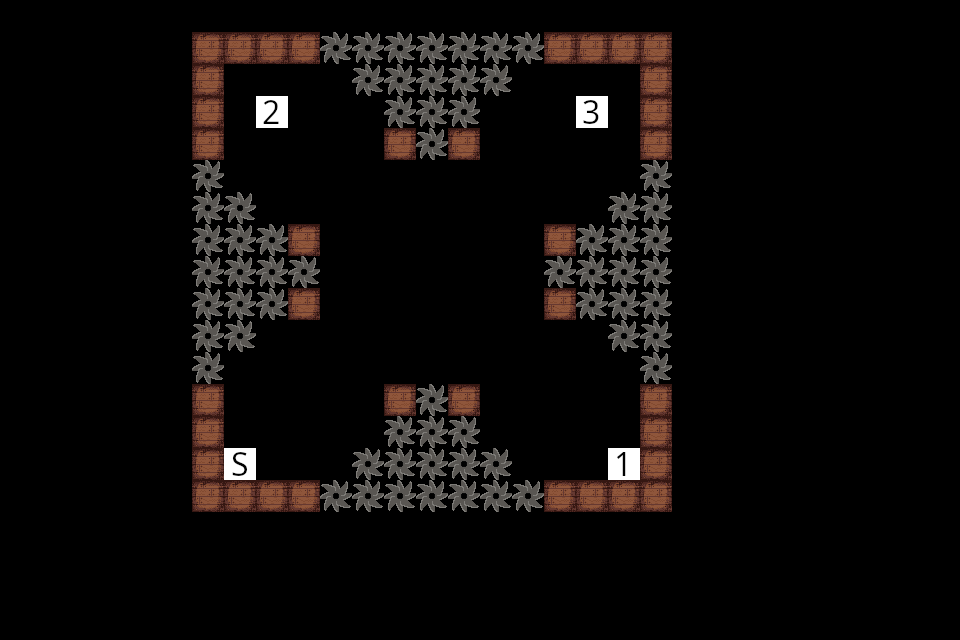

Tiled map render using the project's own tile images. Description and the whole map definition, tile-layer contents included, below:
An orthogonal 30x20 tile map with 32x32 px tiles, 1 tile layer (Tile Layer 1).

<map version="1.10" tiledversion="1.10.2" orientation="orthogonal" renderorder="right-down" width="30" height="20" tilewidth="32" tileheight="32" infinite="0" nextlayerid="2" nextobjectid="1">
 <tileset firstgid="1" source="tiles.tsx" />
 <layer id="1" name="Tile Layer 1" width="30" height="20">
  <data encoding="csv">
0,0,0,0,0,0,0,0,0,0,0,0,0,0,0,0,0,0,0,0,0,0,0,0,0,0,0,0,0,0,
0,0,0,0,0,0,2,2,2,2,4,4,4,4,4,4,4,2,2,2,2,0,0,0,0,0,0,0,0,0,
0,0,0,0,0,0,2,0,0,0,0,4,4,4,4,4,0,0,0,0,2,0,0,0,0,0,0,0,0,0,
0,0,0,0,0,0,2,0,102,0,0,0,4,4,4,0,0,0,103,0,2,0,0,0,0,0,0,0,0,0,
0,0,0,0,0,0,2,0,0,0,0,0,2,4,2,0,0,0,0,0,2,0,0,0,0,0,0,0,0,0,
0,0,0,0,0,0,4,0,0,0,0,0,0,0,0,0,0,0,0,0,4,0,0,0,0,0,0,0,0,0,
0,0,0,0,0,0,4,4,0,0,0,0,0,0,0,0,0,0,0,4,4,0,0,0,0,0,0,0,0,0,
0,0,0,0,0,0,4,4,4,2,0,0,0,0,0,0,0,2,4,4,4,0,0,0,0,0,0,0,0,0,
0,0,0,0,0,0,4,4,4,4,0,0,0,0,0,0,0,4,4,4,4,0,0,0,0,0,0,0,0,0,
0,0,0,0,0,0,4,4,4,2,0,0,0,0,0,0,0,2,4,4,4,0,0,0,0,0,0,0,0,0,
0,0,0,0,0,0,4,4,0,0,0,0,0,0,0,0,0,0,0,4,4,0,0,0,0,0,0,0,0,0,
0,0,0,0,0,0,4,0,0,0,0,0,0,0,0,0,0,0,0,0,4,0,0,0,0,0,0,0,0,0,
0,0,0,0,0,0,2,0,0,0,0,0,2,4,2,0,0,0,0,0,2,0,0,0,0,0,0,0,0,0,
0,0,0,0,0,0,2,0,0,0,0,0,4,4,4,0,0,0,0,0,2,0,0,0,0,0,0,0,0,0,
0,0,0,0,0,0,2,6,0,0,0,4,4,4,4,4,0,0,0,101,2,0,0,0,0,0,0,0,0,0,
0,0,0,0,0,0,2,2,2,2,4,4,4,4,4,4,4,2,2,2,2,0,0,0,0,0,0,0,0,0,
0,0,0,0,0,0,0,0,0,0,0,0,0,0,0,0,0,0,0,0,0,0,0,0,0,0,0,0,0,0,
0,0,0,0,0,0,0,0,0,0,0,0,0,0,0,0,0,0,0,0,0,0,0,0,0,0,0,0,0,0,
0,0,0,0,0,0,0,0,0,0,0,0,0,0,0,0,0,0,0,0,0,0,0,0,0,0,0,0,0,0,
0,0,0,0,0,0,0,0,0,0,0,0,0,0,0,0,0,0,0,0,0,0,0,0,0,0,0,0,0,0
</data>
 </layer>
</map>
